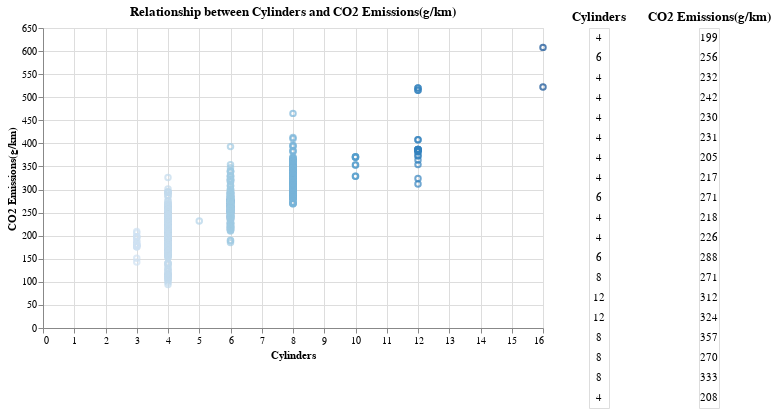

Notebook cell for this chart:
### Code cell
# Plot relationship between Number of Cylinders and CO2 Emissions
plot_two = scatter_plot('Cylinders', 'CO2 Emissions(g/km)')
plot_two

### Figure 1 — Vega-Lite specification as saved in the notebook (floating-point values rounded to 4 significant figures; data arrays with more than 128 entries replaced by an {"elided": "..."} marker saying what was removed)
{"config": {"view": {"continuousWidth": 400, "continuousHeight": 300}}, "hconcat": [{"mark": "point", "encoding": {"color": {"condition": {"type": "quantitative", "field": "Cylinders", "legend": null, "selection": "selector002"}, "value": "lightgray"}, "tooltip": {"type": "nominal", "field": "Brand & Model"}, "x": {"type": "quantitative", "field": "Cylinders"}, "y": {"type": "quantitative", "axis": {"tickCount": 10}, "field": "CO2 Emissions(g/km)", "sort": "ascending"}}, "height": 300, "selection": {"selector002": {"type": "interval"}}, "title": "Relationship between Cylinders and CO2 Emissions(g/km)", "width": 500}, {"hconcat": [{"mark": "text", "encoding": {"text": {"type": "quantitative", "field": "Cylinders"}, "y": {"type": "ordinal", "axis": null, "field": "row_number"}}, "title": "Cylinders", "transform": [{"window": [{"op": "row_number", "field": "", "as": "row_number"}]}, {"filter": {"selection": "selector002"}}, {"window": [{"op": "rank", "field": "row_number", "as": "rank"}]}, {"filter": "(datum.rank < 20)"}]}, {"mark": "text", "encoding": {"text": {"type": "quantitative", "field": "CO2 Emissions(g/km)"}, "y": {"type": "ordinal", "axis": null, "field": "row_number"}}, "title": "CO2 Emissions(g/km)", "transform": [{"window": [{"op": "row_number", "field": "", "as": "row_number"}]}, {"filter": {"selection": "selector002"}}, {"window": [{"op": "rank", "field": "row_number", "as": "rank"}]}, {"filter": "(datum.rank < 20)"}]}]}], "data": {"name": "data-02a7a5d72896c20d9d9dd58ecdacba98"}, "resolve": {"legend": {"color": "independent"}}, "$schema": "https://vega.github.io/schema/vega-lite/v4.8.1.json", "datasets": {"data-02a7a5d72896c20d9d9dd58ecdacba98": {"elided": "883 records"}}}
